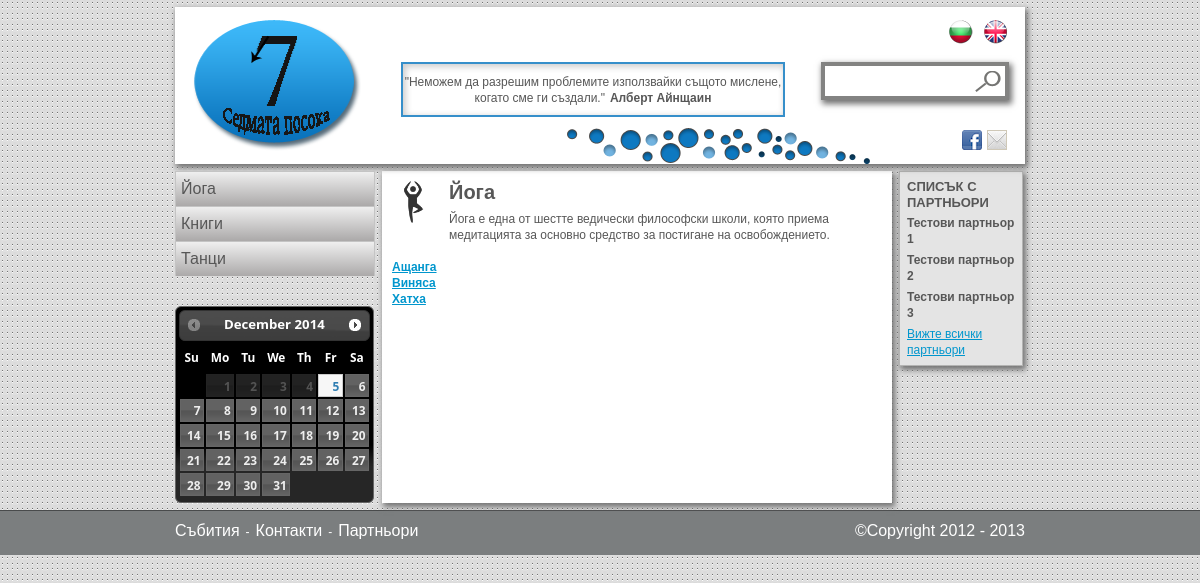
The app's page /bg/category/2 with its own data.
### tables this page shows
create table tought_text (
  id int not null auto_increment primary key,
  bg text,
  en text
);

create table tought_author (
  id int not null auto_increment primary key,
  bg text,
  en text
);

create table category (
  id         int not null auto_increment primary key,
  pictureSrc varchar(150) not null,
  nameId     int not null,
  descrId    int not null,
  createdAt  timestamp default current_timestamp,

  foreign key (nameId) 
    references categoryname(id)
    on delete cascade
    on update cascade,

  foreign key (descrId) 
    references categorydescr(id)
    on delete cascade
    on update cascade
);

create table categoryname (
  id int not null auto_increment primary key,
  bg text,
  en text
);

create table categorydescr (
  id int not null auto_increment primary key,
  bg text,
  en text
);

create table subcategory (
  id         int not null auto_increment primary key,
  catId      int not null,
  pictureSrc varchar(150),
  nameId     int not null,
  descrId    int not null,
  createdAt  timestamp default current_timestamp,

  foreign key (catId) 
    references category(id)
    on delete cascade
    on update cascade,

  foreign key (nameId) 
    references subcategoryname(id)
    on delete cascade
    on update cascade,

  foreign key (descrId) 
    references subcategorydescr(id)
    on delete cascade
    on update cascade
);

create table subcategoryname (
  id int not null auto_increment primary key,
  bg text,
  en text
);

create table partner (
  id      int not null auto_increment primary key,
  logoSrc varchar(150) not null,
  link    varchar(150),
  nameId  int not null,

  foreign key (nameId) 
    references partnername(id)
    on delete cascade
    on update cascade
);

create table partnername (
  id int not null auto_increment primary key,
  bg text,
  en text
);

### application/helpers/printLayout_helper.php (called while the page is built, shortened)
<?php
if (!function_exists('test_method')) {
    function printLayout($pointer, $templateLayout = null, $mainLayout, $data) {
        $data['ui_labels'] = $pointer->uiLabelsModel->getLabelsForLanguage( $data['language'] );
        $pointer->load->view('templates/header', $data);
        $pointer->load->view($mainLayout, $data);
        $pointer->load->view('templates/footer', $data);
    }
}
?>

### application/controllers/category.php (called while the page is built, shortened)
<?php
class category extends CI_Controller {
    function index($language,$catId )
    {
        $language = strtolower($language);
        $data = $this->load_data->populateHeaderData($language);
        $data['categoryInfo'] = $this->categoryModel->getCategoryInfo($catId, $language);
        $data['language']=$language;
        printLayout($this,null,"categoryView",$data);
    }
}
?>

### index.php (called while the page is built, shortened)
<?php
require_once BASEPATH.'core/CodeIgniter.php';

### application/models/toughtModel.php (called while the page is built, shortened)
<?php
class toughtModel extends CI_Model {
    function getLastTought($limit =1, $language)
   {
       $this->db->select('tought_text.'.$language.' as text, tought_author.'.$language.' as author' );
       $this->db->from('tought');
       $this->db->join('tought_author','tought_author.id = tought.authorId');
       $this->db->join('tought_text','tought_text.id = tought.textId');
       $this->db->order_by('tought.id','desc');
       $this->db->limit($limit);
       $query=$this->db->get();
       if($query->num_rows() > 0){
           return $query->result_array();
       }
   }
   function getTought($day = null ,$limit = 0,$language) {
       $day = isset($day)?$day:Date('Y:m:d');
        $this->db->select('tought_text.'.$language.' as text, tought_author.'.$language.' as author');
        $this->db->join('tought_author','tought_author.id = tought.authorId');
        $this->db->join('tought_text','tought_text.id = tought.textId');
        $this->db->where("`startDate` <=  '".$day."' AND  `endDate` >=  '".$day."'");
        if($limit > 0)
        {
            $this->db->limit($limit);
        }
        $query = $this->db->get('tought');
        if($query->num_rows() > 0)
        {
            return $query->result_array();
        }
        else
        {
            return $this->getLastTought(1,$language);
        }
   }
}
?>

### application/libraries/Load_Data.php (called while the page is built, shortened)
<?php
class Load_Data extends CI_Controller {
    function populateHeaderData($language) {
        $language = strtolower($language);
        $CI = &get_instance();
        $data['banners'] = $CI->adsModel->getAds(null, 1, 7, $language);
        $data['ads'] = $CI->adsModel->getAds(null, 2, 2, $language);
        $data['partners'] = $CI->partnerModel->getPartners($language);
        $data['categories'] = $CI->categoryModel->
                getAllCategoriesName($language);
        $data['subcategories'] = $CI->subcategoryModel->
                getSubcategoriesForCategory($catId = null, $language);
        $data['tought'] = $CI->toughtModel->getTought(null, 1, $language);
        return $data;
    }
}
?>

### application/models/categoryModel.php (called while the page is built, shortened)
<?php
class categoryModel extends CI_Model {
    function getAllCategoriesName($language) {
        $this->db->select('category.id,categoryname.'.$language.' as name');
        $this->db->join('categoryname','categoryname.id = category.nameId');
        $this->db->order_by('name', 'asc');
        $query = $this->db->get('category');
        return $query->result_array();
    }
    function getCategoryInfo($catId,$language)
    {
        $this->db->select('category.id,category.pictureSrc,
            categoryname.'.$language.' as name,
            categorydescr.'.$language.' as descr');
        $this->db->join('categoryname','categoryname.id = category.nameId');
        $this->db->join('categorydescr','categorydescr.id = category.descrId');
        $this->db->where('category.id', $catId);
        $query = $this->db->get('category');
        $result = $query->result_array();
        return $result[0];
    }
}
?>

### application/models/subcategoryModel.php (called while the page is built, shortened)
<?php
class subcategoryModel extends CI_Model {
    function getSubcategoriesForCategory($catId = null,$language) {
        $this->db->select(' subcategory.id,subcategory.catId,
            subcategoryname.'.$language.' as name,
            subcategorydescr.'.$language.' as descr');
        $this->db->from('subcategory');
        $this->db->join('subcategoryname', 'subcategoryname.id = subcategory.nameId');
        $this->db->join('subcategorydescr', 'subcategorydescr.id = subcategory.descrId');
        $this->db->order_by('name', 'asc');
        $query = $this->db->get();
        return $query->result_array();
    }
}
?>

### application/models/partnerModel.php (called while the page is built)
<?php
class partnerModel extends CI_Model {
    function getPartners($language)
    {
        $this->db->select(' partner.link, partner.logoSrc, partnername.'.$language.' as name');
        $this->db->join('partnername','partnername.id = partner.nameId');
        $query = $this->db->get('partner');
        return $query->result_array();
    }
}
?>

### application/views/categoryView.php (the view, shortened to what this page needs)
<div class="categoryMainHolder clear">
	<div class="categoryHolder">
		<div class="clear">
			<?php
				echo '<img src="'.base_url().'img/' . $categoryInfo['pictureSrc'] . '" alt="logoImg" height="42" width="42">';
			?>
			<h1 class="title"><?php echo $categoryInfo['name']; ?></h1>
			<p><?php echo $categoryInfo['descr']; ?></p>
		</div>
		<div class="subCategories">
			<?php
				for ($i = 0; $i < sizeof($subcategories); $i++) {
					if ($subcategories[$i]['catId'] === $categoryInfo['id']) {
					echo '<a href="' . base_url().$language.'/' . 'subcategory/' . $subcategories[$i]['id'] . '">' .
					$subcategories[$i]['name'] . ' </a>';
					}
				}
			?>
		</div>
	</div>
</div>

### application/views/templates/header.php (shortened to what this page needs)
<?php
$query = $_SERVER['QUERY_STRING'] ? '?'.$_SERVER['QUERY_STRING'] : '';
$uri_string = $this->uri->uri_string();
$uri_string = $uri_string ? $uri_string : $language;
$full_url = $this->config->site_url().'/'.$uri_string.$query;
$full_url = str_replace('/index.php', '', $full_url);
?>
<!DOCTYPE html>
<html>
    <head>
        <link rel="stylesheet" type="text/css" href="<?php echo base_url();?>css/style.css" />
        <link rel="stylesheet" type="text/css" href="<?php echo base_url();?>js/jquery-ui-1.10.2.custom/css/ui-darkness/jquery-ui-1.10.2.custom.css"></script>
        <link rel="stylesheet" type="text/css" href="<?php echo base_url();?>js/jquery-ui-1.10.2.custom/css/ui-darkness/jquery-ui-1.10.2.custom.min.css"></script>
    </head>
    <body>
        <div class="wrapAllMain">
        <div class="wrapAll">
            <header class="wrapHeader">
                <div class="clear">
                    <a class="logo" href="<?php echo base_url().$language;?>/" ><img src="<?php echo base_url()?>img/logo_sedmata_posoka.png" alt="logo" /></a>
                    <div class="mindHolder">
                        <?php
                        echo '<p>"' . $tought[0]['text'] . '"<span class="author"> ' . $tought[0]['author'] . '</span></p>';
                        ?>
                    </div>
                    <div class="bubbles"></div>
                    <div class="rightPart">
                        <section class="language clear">
                            <a href="<?php echo str_replace('/bg', '/en', $full_url); ?>" class="en"></a>
                            <a href="<?php echo str_replace('/en', '/bg', $full_url); ?>" class="bg"></a>
                        </section>
						<section id="searchHolder" class="search">
							<form id="formSearch" name="formSearch" action="" method="post" onsubmit="return searchByWord();">
								<input class="searchTxt" id="searchTxt" name="searchTxt" type="search" />
								<input class="searchBttn" id="searchBttn" type="submit" value="" />
							</form>
						</section>
                        <section class="socials clear">
                            <a class="email" href="<?=base_url().$language?>/contacts"></a>
                            <a class="fb" href=""></a>
                        </section>
                    </div>
                </div>
            </header>
            <section class="wrapMain">
                <div class="clear">
                    <div class ="wrapMainLeft">
                        <nav class ="navMain">
							<ul class="level1">
                            <?php
                            foreach ($categories as $category) {
                                echo '<li class="level1Li"><a class="level1Link" href="' . base_url() .$language.'/'. 'category/' . $category['id'] . '">' .
                                $category['name'] . ' </a>';
								echo '</li>';
                            }
                            ?>
							</ul>
                        </nav>
						<div class="datePickerHolder">
							<div id="datepicker"></div>
						</div>
                    </div>
                    <div class ="wrapMainMiddle">

### application/views/templates/footer.php (shortened to what this page needs)
</div>
<div class ="wrapMainRight">
    <div class="partnersMainHolder">
        <h3><?=$ui_labels['partners']['list']?></h3>
        <?php
        foreach ($partners as $partner) {
            echo '<h4>' . $partner['name'] . '</h4>';
        }
        echo '<a href="' . base_url().$language.'/partners'.'">'.$ui_labels['partners']['view_all'].'</a>';
        ?>
    </div>
</div>
</div>
</section>
</div>
<footer class="footer">
    <div class ="content">
		<nav class ="navBottom">
			<?php
			echo "<a href='".base_url().$language.'/'."search/dateSearch/0'>".$ui_labels['footer']['links']['events']."</a>";
            echo '<span class="separator">-</span>';
            echo "<a href='".base_url().$language.'/'."contacts'>".$ui_labels['footer']['links']['contacts']."</a>";
            echo '<span class="separator">-</span>';
			echo "<a href='".base_url().$language.'/'."partners'>".$ui_labels['footer']['links']['partners']."</a>";
			?>
		</nav>
		<span class="footerRight">&copy;Copyright 2012 - 2013</span>
	</div>
</footer>
</div>
</body>
</html>

### records on screen
tought_text: bg "Неможем да разрешим проблемите използвайки същото мислене, когато сме ги създали.", tought_author.bg "Алберт Айнщаин"
category: nameId.bg "Йога", pictureSrc (picture), descrId.bg "Йога е една от шестте ведически философски школи, която приема медитацията за основно средство за постигане на освобождението."
category: nameId.bg "Книги"
category: nameId.bg "Танци"
subcategory: nameId.bg "Ащанга"
subcategory: nameId.bg "Виняса"
subcategory: nameId.bg "Хатха"
partner: nameId.bg "Тестови партньор 1"
partner: nameId.bg "Тестови партньор 2"
partner: nameId.bg "Тестови партньор 3"

### other values on screen
$ui_labels['partners']['list'] "СПИСЪК С ПАРТНЬОРИ"
$ui_labels['partners']['view_all'] "Вижте всички партньори"
$ui_labels['footer']['links']['events'] "Събития"
$ui_labels['footer']['links']['contacts'] "Контакти"
$ui_labels['footer']['links']['partners'] "Партньори"
